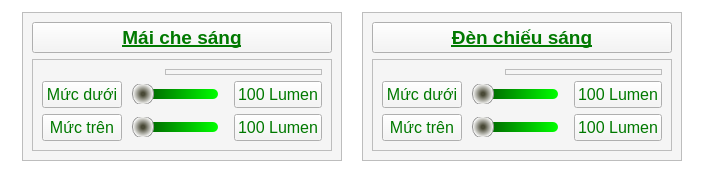
                                  <widget class="QFrame" name="Top_Setting_Option3">
                                   <property name="styleSheet">
                                    <string notr="true">background-color: rgba(0, 0, 0, 0);</string>
                                   </property>
                                   <property name="frameShape">
                                    <enum>QFrame::StyledPanel</enum>
                                   </property>
                                   <property name="frameShadow">
                                    <enum>QFrame::Raised</enum>
                                   </property>
                                   <layout class="QVBoxLayout" name="verticalLayout_56">
                                    <property name="spacing">
                                     <number>0</number>
                                    </property>
                                    <property name="leftMargin">
                                     <number>0</number>
                                    </property>
                                    <property name="topMargin">
                                     <number>0</number>
                                    </property>
                                    <property name="rightMargin">
                                     <number>0</number>
                                    </property>
                                    <property name="bottomMargin">
                                     <number>0</number>
                                    </property>
                                    <item>
                                     <widget class="QFrame" name="Top_Setting_Option3_frame">
                                      <property name="minimumSize">
                                       <size>
                                        <width>0</width>
                                        <height>0</height>
                                       </size>
                                      </property>
                                      <property name="frameShape">
                                       <enum>QFrame::StyledPanel</enum>
                                      </property>
                                      <property name="frameShadow">
                                       <enum>QFrame::Raised</enum>
                                      </property>
                                      <layout class="QHBoxLayout" name="horizontalLayout_8">
                                       <property name="spacing">
                                        <number>20</number>
                                       </property>
                                       <property name="leftMargin">
                                        <number>20</number>
                                       </property>
                                       <property name="topMargin">
                                        <number>10</number>
                                       </property>
                                       <property name="rightMargin">
                                        <number>20</number>
                                       </property>
                                       <property name="bottomMargin">
                                        <number>10</number>
                                       </property>
                                       <item>
                                        <widget class="QFrame" name="frame_12">
                                         <property name="styleSheet">
                                          <string notr="true">background-color: rgb(245, 245, 245);</string>
                                         </property>
                                         <property name="frameShape">
                                          <enum>QFrame::StyledPanel</enum>
                                         </property>
                                         <property name="frameShadow">
                                          <enum>QFrame::Raised</enum>
                                         </property>
                                         <layout class="QVBoxLayout" name="verticalLayout_67">
                                          <item>
                                           <widget class="QPushButton" name="Setting_Option1_header_9">
                                            <property name="font">
                                             <font>
                                              <family>Segoe UI</family>
                                              <pointsize>14</pointsize>
                                              <weight>75</weight>
                                              <bold>true</bold>
                                              <underline>true</underline>
                                             </font>
                                            </property>
                                            <property name="styleSheet">
                                             <string notr="true">color: qlineargradient(spread:pad, x1:0, y1:0, x2:0, y2:1, stop:0 rgba(0, 229, 0, 255), stop:1 rgba(0, 121, 0, 255));</string>
                                            </property>
                                            <property name="text">
                                             <string>Mái che sáng</string>
                                            </property>
                                           </widget>
                                          </item>
                                          <item>
                                           <widget class="QFrame" name="Top_Setting_Option1_body_9">
                                            <property name="minimumSize">
                                             <size>
                                              <width>300</width>
                                              <height>0</height>
                                             </size>
                                            </property>
                                            <property name="frameShape">
                                             <enum>QFrame::StyledPanel</enum>
                                            </property>
                                            <property name="frameShadow">
                                             <enum>QFrame::Raised</enum>
                                            </property>
                                            <layout class="QGridLayout" name="gridLayout_10">
                                             <item row="0" column="2" rowspan="2" colspan="3">
                                              <widget class="QFrame" name="frame_13">
                                               <property name="frameShape">
                                                <enum>QFrame::StyledPanel</enum>
                                               </property>
                                               <property name="frameShadow">
                                                <enum>QFrame::Raised</enum>
                                               </property>
                                               <layout class="QVBoxLayout" name="verticalLayout_68">
                                                <property name="spacing">
                                                 <number>0</number>
                                                </property>
                                                <property name="leftMargin">
                                                 <number>0</number>
                                                </property>
                                                <property name="topMargin">
                                                 <number>0</number>
                                                </property>
                                                <property name="rightMargin">
                                                 <number>0</number>
                                                </property>
                                                <property name="bottomMargin">
                                                 <number>0</number>
                                                </property>
                                               </layout>
                                              </widget>
                                             </item>
                                             <item row="2" column="0">
                                              <widget class="QPushButton" name="Slider_label1_17">
                                               <property name="font">
                                                <font>
                                                 <family>Segoe UI</family>
                                                 <pointsize>12</pointsize>
                                                </font>
                                               </property>
                                               <property name="styleSheet">
                                                <string notr="true">color: qlineargradient(spread:pad, x1:0, y1:0, x2:0, y2:1, stop:0 rgba(0, 229, 0, 255), stop:1 rgba(0, 121, 0, 255));</string>
                                               </property>
                                               <property name="text">
                                                <string>Mức dưới</string>
                                               </property>
                                              </widget>
                                             </item>
                                             <item row="2" column="4" alignment="Qt::AlignLeft">
                                              <widget class="QPushButton" name="Slider_label1_18">
                                               <property name="font">
                                                <font>
                                                 <family>Segoe UI</family>
                                                 <pointsize>12</pointsize>
                                                </font>
                                               </property>
                                               <property name="styleSheet">
                                                <string notr="true">color: qlineargradient(spread:pad, x1:0, y1:0, x2:0, y2:1, stop:0 rgba(0, 229, 0, 255), stop:1 rgba(0, 121, 0, 255));</string>
                                               </property>
                                               <property name="text">
                                                <string>100 Lumen</string>
                                               </property>
                                              </widget>
                                             </item>
                                             <item row="3" column="0">
                                              <widget class="QPushButton" name="Slider_label2_8">
                                               <property name="font">
                                                <font>
                                                 <family>Segoe UI</family>
                                                 <pointsize>12</pointsize>
                                                </font>
                                               </property>
                                               <property name="styleSheet">
                                                <string notr="true">color: qlineargradient(spread:pad, x1:0, y1:0, x2:0, y2:1, stop:0 rgba(0, 229, 0, 255), stop:1 rgba(0, 121, 0, 255));</string>
                                               </property>
                                               <property name="text">
                                                <string>Mức trên</string>
                                               </property>
                                              </widget>
                                             </item>
                                             <item row="3" column="4" alignment="Qt::AlignLeft">
                                              <widget class="QPushButton" name="Slider_label1_19">
                                               <property name="font">
                                                <font>
                                                 <family>Segoe UI</family>
                                                 <pointsize>12</pointsize>
                                                </font>
                                               </property>
                                               <property name="styleSheet">
                                                <string notr="true">color: qlineargradient(spread:pad, x1:0, y1:0, x2:0, y2:1, stop:0 rgba(0, 229, 0, 255), stop:1 rgba(0, 121, 0, 255));</string>
                                               </property>
                                               <property name="text">
                                                <string>100 Lumen</string>
                                               </property>
                                              </widget>
                                             </item>
                                             <item row="2" column="1" colspan="3">
                                              <widget class="QSlider" name="Slider1_5">
                                               <property name="styleSheet">
                                                <string notr="true">/*QSlider{
	background-color: qlineargradient(spread:pad, x1:1, y1:1, x2:1, y2:0, stop:0 rgba(61, 61, 61, 255), stop:1 rgba(118, 118, 118, 255));
	height: 22px;
}*/
QSlider::groove:horizotal{
	border: none;
	height: 10px;
	border-radius: 5px;
	margin: 10px;
	background-color: qlineargradient(spread:pad, x1:0, y1:0, x2:1, y2:0, stop:0 rgba(0, 79, 0, 255), stop:1 rgba(0, 255, 0, 255));
}
QSlider::handle:horizotal{
	border: 1px solid  rgb(150, 150, 150);
	background-color: qradialgradient(spread:pad, cx:0.5, cy:0.5, radius:0.5, fx:0.5, fy:0.5, stop:0.169154 rgba(74, 74, 55, 255), stop:1 rgba(255, 255, 255, 255));
	height: 20px;
	width: 20px;
	border-radius: 10px;
	margin: -6px;
}</string>
                                               </property>
                                               <property name="maximum">
                                                <number>100</number>
                                               </property>
                                               <property name="tracking">
                                                <bool>true</bool>
                                               </property>
                                               <property name="orientation">
                                                <enum>Qt::Horizontal</enum>
                                               </property>
                                               <property name="invertedAppearance">
                                                <bool>false</bool>
                                               </property>
                                               <property name="invertedControls">
                                                <bool>false</bool>
                                               </property>
                                               <property name="tickPosition">
                                                <enum>QSlider::TicksAbove</enum>
                                               </property>
                                              </widget>
                                             </item>
                                             <item row="3" column="1" colspan="3">
                                              <widget class="QSlider" name="Slider2_5">
                                               <property name="styleSheet">
                                                <string notr="true">/*QSlider{
	background-color: qlineargradient(spread:pad, x1:1, y1:1, x2:1, y2:0, stop:0 rgba(61, 61, 61, 255), stop:1 rgba(118, 118, 118, 255));
	height: 22px;
}*/
QSlider::groove:horizotal{
	border: none;
	height: 10px;
	border-radius: 5px;
	margin: 10px;
	background-color: qlineargradient(spread:pad, x1:0, y1:0, x2:1, y2:0, stop:0 rgba(0, 79, 0, 255), stop:1 rgba(0, 255, 0, 255));
}
QSlider::handle:horizotal{
	border: 1px solid  rgb(150, 150, 150);
	background-color: qradialgradient(spread:pad, cx:0.5, cy:0.5, radius:0.5, fx:0.5, fy:0.5, stop:0.169154 rgba(74, 74, 55, 255), stop:1 rgba(255, 255, 255, 255));
	height: 20px;
	width: 20px;
	border-radius: 10px;
	margin: -6px;
}</string>
                                               </property>
                                               <property name="maximum">
                                                <number>100</number>
                                               </property>
                                               <property name="orientation">
                                                <enum>Qt::Horizontal</enum>
                                               </property>
                                               <property name="tickPosition">
                                                <enum>QSlider::TicksAbove</enum>
                                               </property>
                                              </widget>
                                             </item>
                                            </layout>
                                           </widget>
                                          </item>
                                         </layout>
                                        </widget>
                                       </item>
                                       <item>
                                        <widget class="QFrame" name="frame_14">
                                         <property name="styleSheet">
                                          <string notr="true">background-color: rgb(245, 245, 245);</string>
                                         </property>
                                         <property name="frameShape">
                                          <enum>QFrame::StyledPanel</enum>
                                         </property>
                                         <property name="frameShadow">
                                          <enum>QFrame::Raised</enum>
                                         </property>
                                         <layout class="QVBoxLayout" name="verticalLayout_69">
                                          <item>
                                           <widget class="QPushButton" name="Setting_Option1_header_10">
                                            <property name="font">
                                             <font>
                                              <family>Segoe UI</family>
                                              <pointsize>14</pointsize>
                                              <weight>75</weight>
                                              <bold>true</bold>
                                              <underline>true</underline>
                                             </font>
                                            </property>
                                            <property name="styleSheet">
                                             <string notr="true">color: qlineargradient(spread:pad, x1:0, y1:0, x2:0, y2:1, stop:0 rgba(0, 229, 0, 255), stop:1 rgba(0, 121, 0, 255));</string>
                                            </property>
                                            <property name="text">
                                             <string>Đèn chiếu sáng</string>
                                            </property>
                                           </widget>
                                          </item>
                                          <item>
                                           <widget class="QFrame" name="Top_Setting_Option1_body_10">
                                            <property name="minimumSize">
                                             <size>
                                              <width>300</width>
                                              <height>0</height>
                                             </size>
                                            </property>
                                            <property name="frameShape">
                                             <enum>QFrame::StyledPanel</enum>
                                            </property>
                                            <property name="frameShadow">
                                             <enum>QFrame::Raised</enum>
                                            </property>
                                            <layout class="QGridLayout" name="gridLayout_11">
                                             <item row="0" column="2" rowspan="2" colspan="3">
                                              <widget class="QFrame" name="frame_15">
                                               <property name="frameShape">
                                                <enum>QFrame::StyledPanel</enum>
                                               </property>
                                               <property name="frameShadow">
                                                <enum>QFrame::Raised</enum>
                                               </property>
                                               <layout class="QVBoxLayout" name="verticalLayout_70">
                                                <property name="spacing">
                                                 <number>0</number>
                                                </property>
                                                <property name="leftMargin">
                                                 <number>0</number>
                                                </property>
                                                <property name="topMargin">
                                                 <number>0</number>
                                                </property>
                                                <property name="rightMargin">
                                                 <number>0</number>
                                                </property>
                                                <property name="bottomMargin">
                                                 <number>0</number>
                                                </property>
                                               </layout>
                                              </widget>
                                             </item>
                                             <item row="2" column="0">
                                              <widget class="QPushButton" name="Slider_label1_21">
                                               <property name="font">
                                                <font>
                                                 <family>Segoe UI</family>
                                                 <pointsize>12</pointsize>
                                                </font>
                                               </property>
                                               <property name="styleSheet">
                                                <string notr="true">color: qlineargradient(spread:pad, x1:0, y1:0, x2:0, y2:1, stop:0 rgba(0, 229, 0, 255), stop:1 rgba(0, 121, 0, 255));</string>
                                               </property>
                                               <property name="text">
                                                <string>Mức dưới</string>
                                               </property>
                                              </widget>
                                             </item>
                                             <item row="2" column="4" alignment="Qt::AlignLeft">
                                              <widget class="QPushButton" name="Slider_label1_24">
                                               <property name="font">
                                                <font>
                                                 <family>Segoe UI</family>
                                                 <pointsize>12</pointsize>
                                                </font>
                                               </property>
                                               <property name="styleSheet">
                                                <string notr="true">color: qlineargradient(spread:pad, x1:0, y1:0, x2:0, y2:1, stop:0 rgba(0, 229, 0, 255), stop:1 rgba(0, 121, 0, 255));</string>
                                               </property>
                                               <property name="text">
                                                <string>100 Lumen</string>
                                               </property>
                                              </widget>
                                             </item>
                                             <item row="3" column="0">
                                              <widget class="QPushButton" name="Slider_label2_9">
                                               <property name="font">
                                                <font>
                                                 <family>Segoe UI</family>
                                                 <pointsize>12</pointsize>
                                                </font>
                                               </property>
                                               <property name="styleSheet">
                                                <string notr="true">color: qlineargradient(spread:pad, x1:0, y1:0, x2:0, y2:1, stop:0 rgba(0, 229, 0, 255), stop:1 rgba(0, 121, 0, 255));</string>
                                               </property>
                                               <property name="text">
                                                <string>Mức trên</string>
                                               </property>
                                              </widget>
                                             </item>
                                             <item row="3" column="4" alignment="Qt::AlignLeft">
                                              <widget class="QPushButton" name="Slider_label1_25">
                                               <property name="font">
                                                <font>
                                                 <family>Segoe UI</family>
                                                 <pointsize>12</pointsize>
                                                </font>
                                               </property>
                                               <property name="styleSheet">
                                                <string notr="true">color: qlineargradient(spread:pad, x1:0, y1:0, x2:0, y2:1, stop:0 rgba(0, 229, 0, 255), stop:1 rgba(0, 121, 0, 255));</string>
                                               </property>
                                               <property name="text">
                                                <string>100 Lumen</string>
                                               </property>
                                              </widget>
                                             </item>
                                             <item row="2" column="1" colspan="3">
                                              <widget class="QSlider" name="Slider1_6">
                                               <property name="styleSheet">
                                                <string notr="true">/*QSlider{
	background-color: qlineargradient(spread:pad, x1:1, y1:1, x2:1, y2:0, stop:0 rgba(61, 61, 61, 255), stop:1 rgba(118, 118, 118, 255));
	height: 22px;
}*/
QSlider::groove:horizotal{
	border: none;
	height: 10px;
	border-radius: 5px;
	margin: 10px;
	background-color: qlineargradient(spread:pad, x1:0, y1:0, x2:1, y2:0, stop:0 rgba(0, 79, 0, 255), stop:1 rgba(0, 255, 0, 255));
}
QSlider::handle:horizotal{
	border: 1px solid  rgb(150, 150, 150);
	background-color: qradialgradient(spread:pad, cx:0.5, cy:0.5, radius:0.5, fx:0.5, fy:0.5, stop:0.169154 rgba(74, 74, 55, 255), stop:1 rgba(255, 255, 255, 255));
	height: 20px;
	width: 20px;
	border-radius: 10px;
	margin: -6px;
}</string>
                                               </property>
                                               <property name="maximum">
                                                <number>100</number>
                                               </property>
                                               <property name="tracking">
                                                <bool>true</bool>
                                               </property>
                                               <property name="orientation">
                                                <enum>Qt::Horizontal</enum>
                                               </property>
                                               <property name="invertedAppearance">
                                                <bool>false</bool>
                                               </property>
                                               <property name="invertedControls">
                                                <bool>false</bool>
                                               </property>
                                               <property name="tickPosition">
                                                <enum>QSlider::TicksAbove</enum>
                                               </property>
                                              </widget>
                                             </item>
                                             <item row="3" column="1" colspan="3">
                                              <widget class="QSlider" name="Slider2_6">
                                               <property name="styleSheet">
                                                <string notr="true">/*QSlider{
	background-color: qlineargradient(spread:pad, x1:1, y1:1, x2:1, y2:0, stop:0 rgba(61, 61, 61, 255), stop:1 rgba(118, 118, 118, 255));
	height: 22px;
}*/
QSlider::groove:horizotal{
	border: none;
	height: 10px;
	border-radius: 5px;
	margin: 10px;
	background-color: qlineargradient(spread:pad, x1:0, y1:0, x2:1, y2:0, stop:0 rgba(0, 79, 0, 255), stop:1 rgba(0, 255, 0, 255));
}
QSlider::handle:horizotal{
	border: 1px solid  rgb(150, 150, 150);
	background-color: qradialgradient(spread:pad, cx:0.5, cy:0.5, radius:0.5, fx:0.5, fy:0.5, stop:0.169154 rgba(74, 74, 55, 255), stop:1 rgba(255, 255, 255, 255));
	height: 20px;
	width: 20px;
	border-radius: 10px;
	margin: -6px;
}</string>
                                               </property>
                                               <property name="maximum">
                                                <number>100</number>
                                               </property>
                                               <property name="orientation">
                                                <enum>Qt::Horizontal</enum>
                                               </property>
                                               <property name="tickPosition">
                                                <enum>QSlider::TicksAbove</enum>
                                               </property>
                                              </widget>
                                             </item>
                                            </layout>
                                           </widget>
                                          </item>
                                         </layout>
                                        </widget>
                                       </item>
                                      </layout>
                                     </widget>
                                    </item>
                                   </layout>
                                  </widget>
